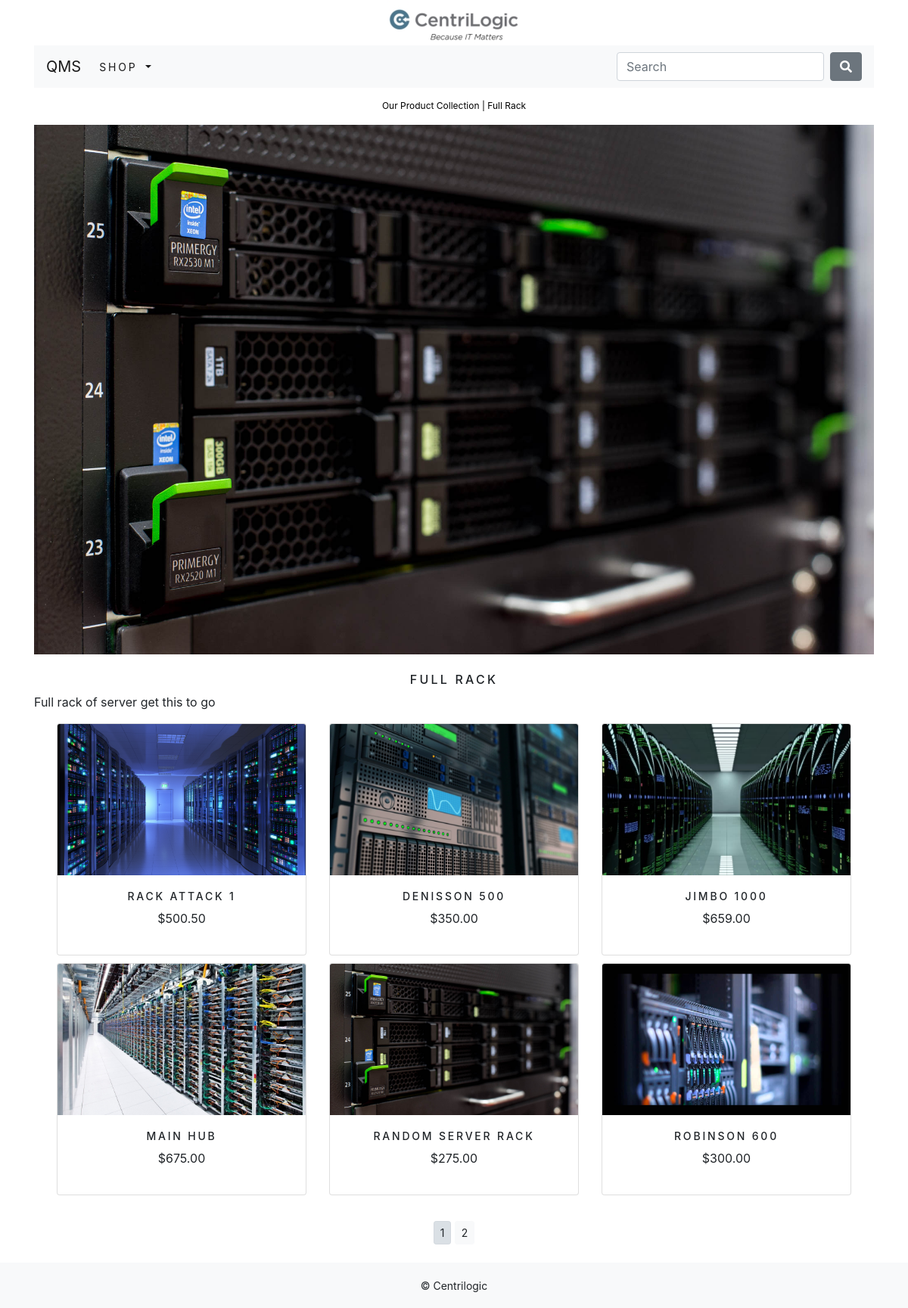
The app's page /shop/full-rack/ with its own data.
### shop/models.py (models this page shows, shortened)
class Category(models.Model):
    name = models.CharField(max_length=250, unique=True)
    slug = models.SlugField(max_length=250, unique=True)
    description = models.TextField(blank=True)
    image = models.ImageField(upload_to='category', blank=True)
    class Meta:
        ordering = ('name',)
        verbose_name = 'category'
        verbose_name_plural = 'categories'
    def get_url(self):
        return reverse('shop:products_by_category', args=[self.slug])

class Product(models.Model):
    name = models.CharField(max_length=250, unique=True)
    slug = models.SlugField(max_length=250, unique=True)
    description = models.TextField(blank=True)
    category = models.ForeignKey(Category, on_delete=models.CASCADE)
    price = models.DecimalField(max_digits=10, decimal_places=2)
    image = models.ImageField(upload_to='product', blank=True)
    stock = models.IntegerField()
    available = models.BooleanField(default=True)
    created = models.DateTimeField(auto_now_add=True)
    updated = models.DateTimeField(auto_now=True)
    class Meta:
        ordering = ('name',)
        verbose_name = 'product'
        verbose_name_plural = 'products'
    def get_url(self):
        return reverse('shop:ProductCatDetail', args=[self.category.slug, self.slug])

### shop/views.py (the view)
# urls.py: path('', views.allProdCat, name='allProdCat'),
def allProdCat(request, c_slug=None):
    c_page = None
    products_list = None
    if c_slug != None:
        c_page = get_object_or_404(Category, slug=c_slug)
        products_list = Product.objects.filter(category=c_page, available=True)
    else:
        products_list = Product.objects.all().filter(available=True)
    ''' paginator code '''
    paginator = Paginator(products_list, 6)
    try:
        page = int(request.GET.get('page', '1'))
    except:
        page = 1
    try:
        products = paginator.page(page)
    except (EmptyPage, InvalidPage):
        products = paginator.page(paginator.num_pages)
    return render(request, 'shop/category.html', {'category':c_page, 'products':products})

### cart/context_processors.py (called while the page is built)
def counter(request):
    item_count = 0
    if 'admin' in request.path:
        return{}
    else:
        try:
            cart = Cart.objects.filter(cart_id=_cart_id(request))
            cart_items = CartItem.objects.all().filter(cart=cart[:1])
            for item in cart_items:
                item_count += item.quantity
        except Cart.DoesNotExist:
            item_count = 0
    return dict(item_count = item_count)

### cart/views.py (called while the page is built)
def _cart_id(request):
    cart = request.session.session_key
    if not cart:
        cart = request.session.create()
    return cart

### shop/context_processors.py (called while the page is built)
def menu_links(request):
    links = Category.objects.all()
    return dict(links=links)

### shop/templates/shop/category.html (shortened to what this page needs)
{% extends "base.html" %}
{% load staticfiles %}
{% block content %}
    {% if category %}
        <div class="row my_row_class">
            <div class="mx-auto">
                <p><a href="{% url 'shop:allProdCat' %}">Our Product Collection</a> | {{ category.name }}</p>
            </div>
        </div>
    {% endif %}
    <div class="mx-auto">
    {% if category %}
        <img class="my_image" src="{{ category.image.url }}" alt="{{ category.name }}" />
        </div>
        <br />
        <div>
            <h1 class="text-center my_title">{{ category.name }}</h1>
            <p class="text-justify">{{ category.description }}</p>
        </div>
    {% endif %}
    <div class="container">
        <div class="row mx-auto">
            {% for product in products.object_list %}
                <div class="my_bottom_margin col-9 col-sm-12 col-md-4 col-md-12 col-lg-4">
                    <div class="card text-center" style="min-width: 18rem;">
                        <a href="{{ product.get_url }}"><img class="card-img-top my_image" style="height: 200px" src="{{ product.image.url }}" alt ="{{ product.name }}"></a>
                        <div class="card-body">
                            <h4>{{ product.name }}</h4>
                            <p>${{ product.price }}</p>
                        </div>
                    </div>
                </div>
            {% endfor %}
        </div>
        <div class="mx-auto">
            {% if products.paginator.num_pages > 1 %}
                <br>
                <div class="text-center">
                    {% for pg in products.paginator.page_range %}
                        <a href="?page={{ pg }}" class="btn btn-light btn-sm {% if products.number == pg %} active {% endif %}">{{ pg }}</a>
                    {% endfor %}
                </div>
            {% endif %}
        </div>
        <br>
    </div>
{% endblock content %}

### static/css/custom.css (style rules this page uses)
body { font-family: 'Roboto', sans-serif; }
.my_row_class { padding-top: 15px; }
.my_row_class .mx-auto p { color: #000; font-size: 12px; }
.my_row_class .mx-auto p a { color: #000; font-size: 12px; text-decoration: none; }
.my_image { width: 100%; height: auto; }
.my_title { font-size: 16px; text-transform: uppercase; letter-spacing: .2em; }
.my_bottom_margin { margin-bottom: 10px; }
.card-body h4 { font-size: 14px; text-transform: uppercase; letter-spacing: .2em; }

### records on screen
Category: name "Full Rack", image (picture), name "FULL RACK", description "Full rack of server get this to go"
Product: image (picture), name "RACK ATTACK 1", price "500.50"
Product: image (picture), name "DENISSON 500", price "350.00"
Product: image (picture), name "JIMBO 1000", price "659.00"
Product: image (picture), name "MAIN HUB", price "675.00"
Product: image (picture), name "RANDOM SERVER RACK", price "275.00"
Product: image (placeholder picture), name "ROBINSON 600", price "300.00"

### other values on screen
{{ pg }} "1" "2"
